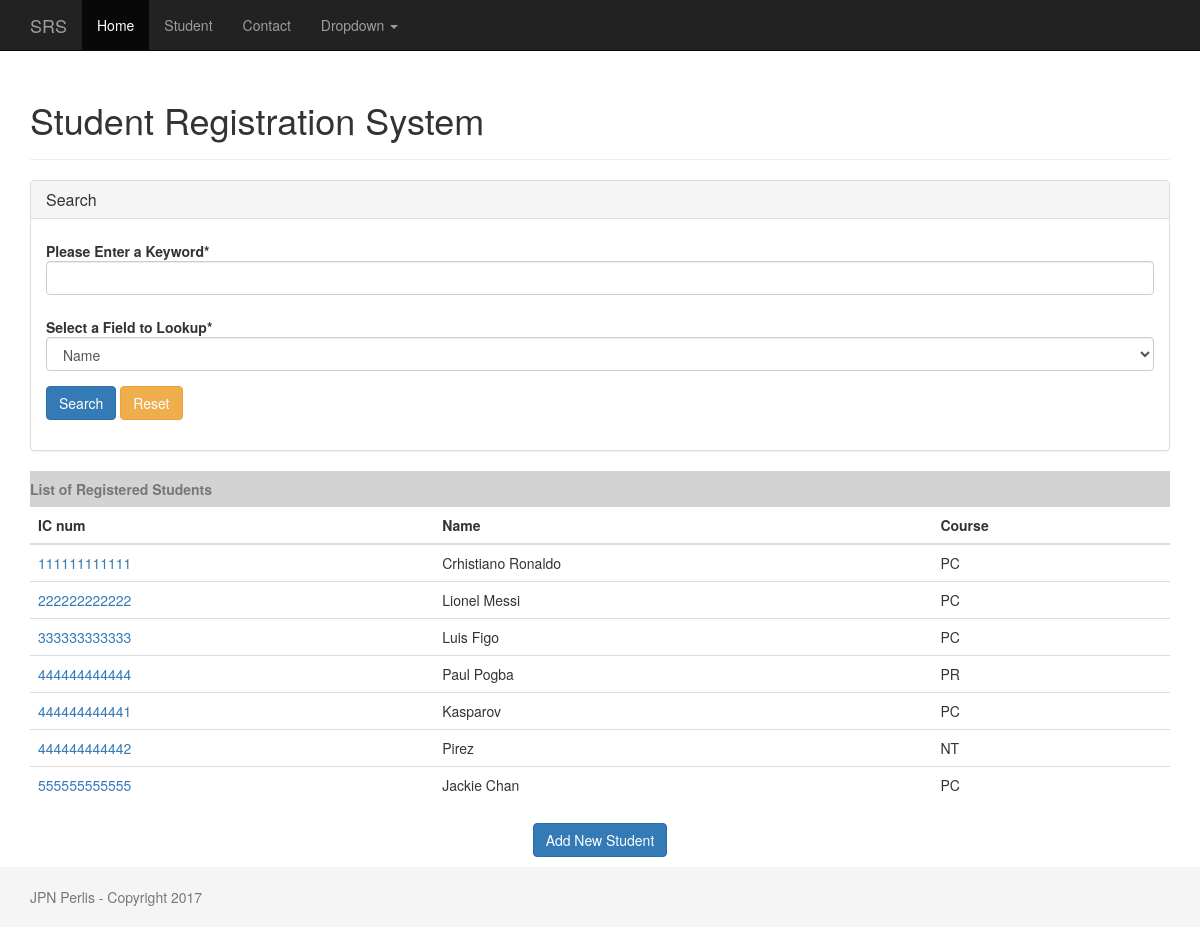
The page /student/ on the database as committed earlier.
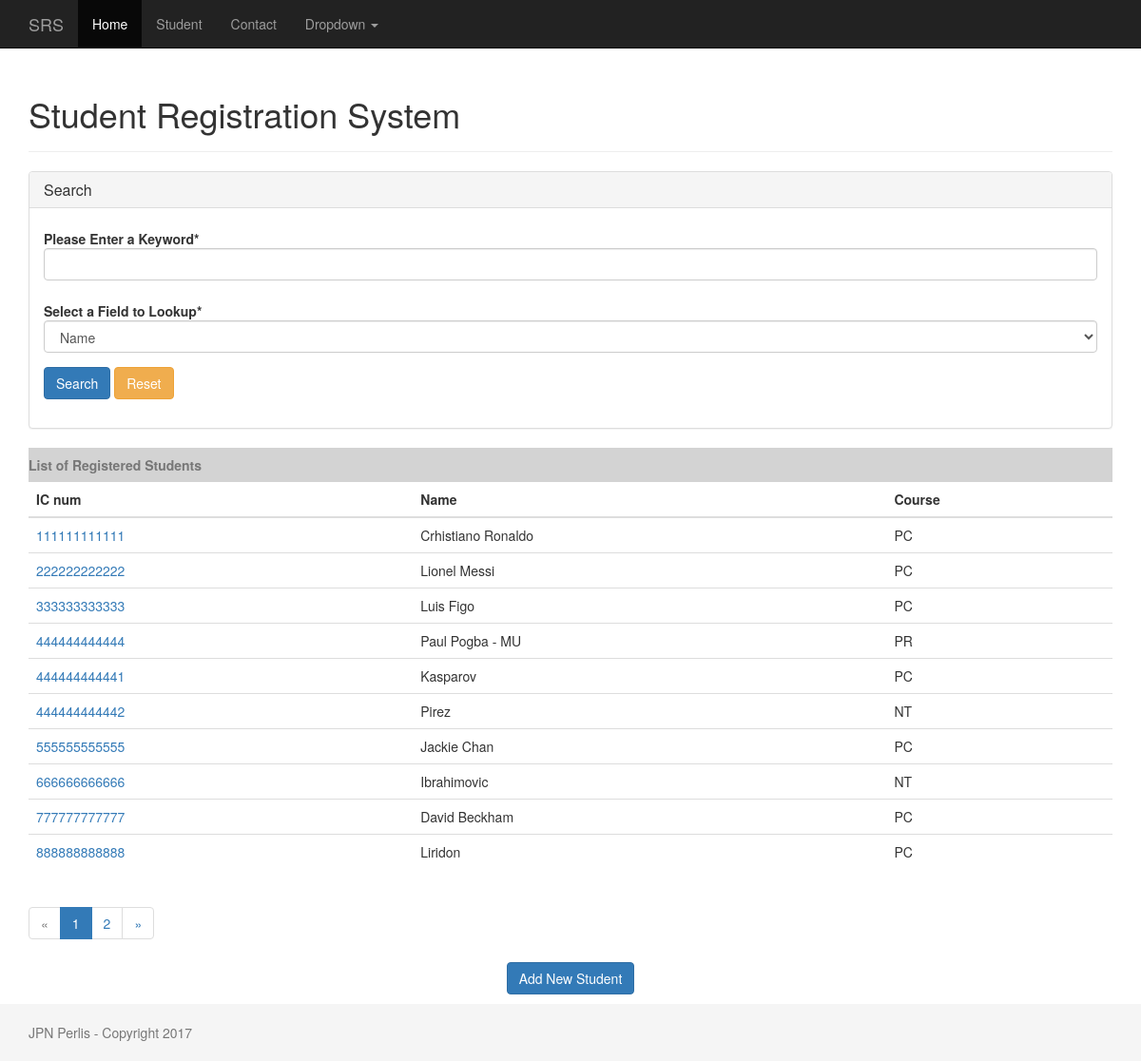
The same page on the database as committed later.
### student/models.py (models this page shows, shortened)
class Student(models.Model):
    PROGAMMING = 'PR'
    NETWORKING = 'NT'
    PCTECH = 'PC'
    COURSE_CHOICES = (
        (PROGAMMING, 'Programming'),
        (NETWORKING, 'Networking'),
        (PCTECH, 'PC Technichian'),
    )
    createdby = models.ForeignKey('auth.User',on_delete=models.CASCADE)
    icnum = models.CharField('ID Number',max_length=12,unique=True,blank=False,null=False)
    name = models.CharField('Name',max_length=300)
    course = models.CharField('Courserwork',max_length=2,choices=COURSE_CHOICES,default=PCTECH,)
    created_date = models.DateTimeField('Created Date',default=timezone.now)

### student/views.py (the view)
# urls.py: 2. Add a URL to urlpatterns:  path('', views.home, name='home')
def home(request):
    if request.method == "POST" :
        select_buttons = request.POST.get("select_buttons", "")
        search = request.POST.get("search", "")
        if select_buttons == 'icnum':
            students = Student.objects.filter(icnum__startswith=search).order_by('created_date')
        elif select_buttons == 'course':
            students = Student.objects.filter(course__startswith=search).order_by('created_date')
        else:
            students = Student.objects.filter(name__startswith=search).order_by('created_date')
        if students:
            messages.success(request, str(len(students)) + " record(s) was/were found for keyword = " + str(request.POST.get("search", "")))
            page = 1
        else:
            messages.error(request, "Sorry, No record was found for keyword = " + str(request.POST.get("search", "")))
    else:
        select_buttons = request.GET.get("select_buttons", "")
        search = request.GET.get("search", "")
        if search:
            if select_buttons == 'icnum':
                students = Student.objects.filter(icnum__startswith=search).order_by('created_date')
            elif select_buttons == 'course':
                students = Student.objects.filter(course__startswith=search).order_by('created_date')
            else:
                students = Student.objects.filter(name__startswith=search).order_by('created_date')
        else:
            students = Student.objects.all().order_by('created_date')
        page = request.GET.get('page', 1)
    paginator = Paginator(students, 10)
    try:
        students = paginator.page(page)
    except PageNotAnInteger:
        students = paginator.page(1)
    except EmptyPage:
        students = paginator.page(paginator.num_pages)
    return render(request, 'student/home.html', {'form': SearchForm(), 'students': students,
        'search':search, 'select_buttons': select_buttons })

### student/forms.py
class SearchForm(forms.Form):
    search = forms.CharField(label="Please Enter a Keyword")
    select_buttons = forms.ChoiceField(
        label='Select a Field to Lookup',
        choices = (
            ('name', "Name"),
            ('icnum', "ID/IC Number"),
            ('course', "Course")
        ),
        widget = forms.Select,
        initial = 'name',
    )
    helper = FormHelper()
    helper.form_class = 'form-horizontal'
    helper.layout = Layout(
        Field('search', css_class='input-xlarge'),
        Field('select_buttons', css_class='input-xlarge'),
        FormActions(
            Submit('submit_change', 'Search', css_class="btn-primary"),
            HTML('<a class="btn btn-warning" href={% url "student_home" %}>Reset</a>'),
        )
    )

### templates/student/home.html (shortened to what this page needs)
{% extends 'baseproj.html' %}
{% load crispy_forms_tags %}
{% block content %}
<div class="page-header">
  <h1>Student Registration System</h1>
</div>
<div class="panel panel-default">
    <div class="panel-heading">
        <h1 class="panel-title">Search</h1>
    </div>
    <div class="panel-body">
      {% crispy form %}
    </div>
</div>
   	<table class="table">
      <caption style="border: inherit; background-color: lightgrey;">
            <span class="align-centre"><strong>List of Registered Students</strong></span>
        </caption>
        <thead class="thead-inverse">
          <tr>
            <th>IC num</th>
            <th>Name</th>
            <th>Course</th>
          </tr>
        </thead>
        <tbody>
        {% if students  %}
          {% for student in students %}
            <tr>
              <td>
                <a href="{% url 'student_detail' student.pk %}">{{ student.icnum }}</a>
              </td>
              <td class="align-middle">{{ student.name }}</td>
              <td class="align-middle">{{ student.course }}</td>
            </tr>
          {% endfor %}
        {% else %}
        	<tr>
        	  <td colspan="3">No Records so far..!!</td>
              <td>
              </td>
            </tr>
        {% endif %}
        </tbody>
    </table>
    <div class="center-block">
      {% if students.has_other_pages %}
        <ul class="pagination">
          {% if students.has_previous %}
            <li><a href="?page={{ students.previous_page_number }}&search={{ search }}&select_buttons={{ select_buttons }}">&laquo;</a></li>
          {% else %}
            <li class="disabled"><span>&laquo;</span></li>
          {% endif %}
          {% for i in students.paginator.page_range %}
            {% if students.number == i %}
              <li class="active"><span>{{ i }} <span class="sr-only">(current)</span></span></li>
            {% else %}
              <li><a href="?page={{ i }}&search={{ search }}&select_buttons={{ select_buttons }}">{{ i }}</a></li>
            {% endif %}
          {% endfor %}
          {% if students.has_next %}
            <li><a href="?page={{ students.next_page_number }}&search={{ search }}&select_buttons={{ select_buttons }}">&raquo;</a></li>
          {% else %}
            <li class="disabled"><span>&raquo;</span></li>
          {% endif %}
        </ul>
      {% endif %}
    </div>
       <p class="text-center">
	    <a href="{% url 'student_new' %}" class="btn btn-primary" >Add New Student</a>
	  </p>
{% endblock %}

Rows that differ between the two databases and show on the page:
changed Student "PR": name "Paul Pogba" → "Paul Pogba - MU"
added Student: icnum "666666666666", name "Ibrahimovic", course "NT"
added Student: icnum "777777777777", name "David Beckham", course "PC"
added Student: icnum "888888888888", name "Liridon", course "PC"
Other text that changed with them:
new list line: "1"
new list line: "2"
